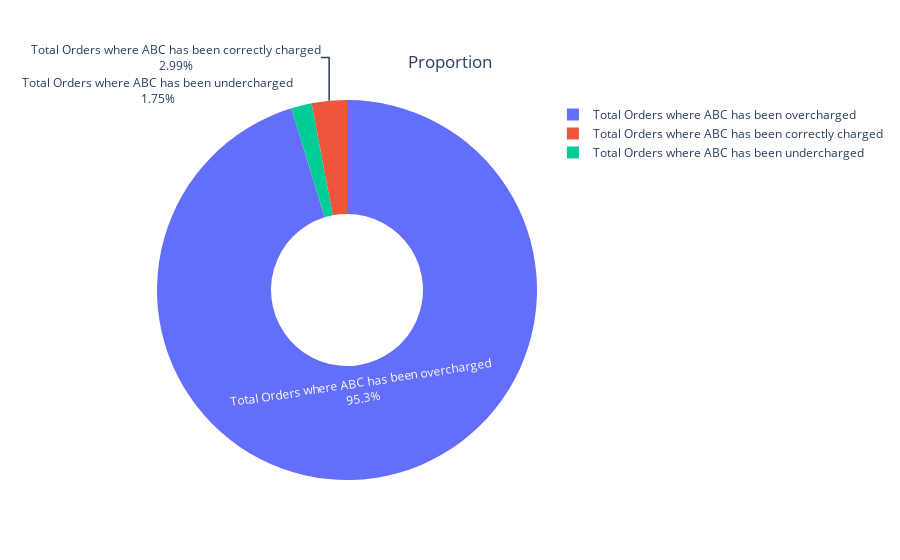

The notebook cell this image was saved under:
### Code cell
import plotly.graph_objects as go
fig = go.Figure(data=go.Pie(labels=df_summary['Description'],
                            values=df_summary['Count'],
                            textinfo='label+percent',
                            hole=0.4))
fig.update_layout(title='Proportion',title_x=0.5, title_y=0.9 )

fig.show()

### Figure 1 — Plotly figure (JSON) as saved in the notebook; plotly's stock layout.template omitted (floating-point values rounded to 4 significant figures)
{"data": [{"hole": 0.4, "labels": ["Total Orders where ABC has been correctly charged", "Total Orders where ABC has been overcharged", "Total Orders where ABC has been undercharged"], "textinfo": "label+percent", "type": "pie", "values": [12, 382, 7]}], "layout": {"autosize": true, "title": {"text": "Proportion", "x": 0.5, "y": 0.9}}}
